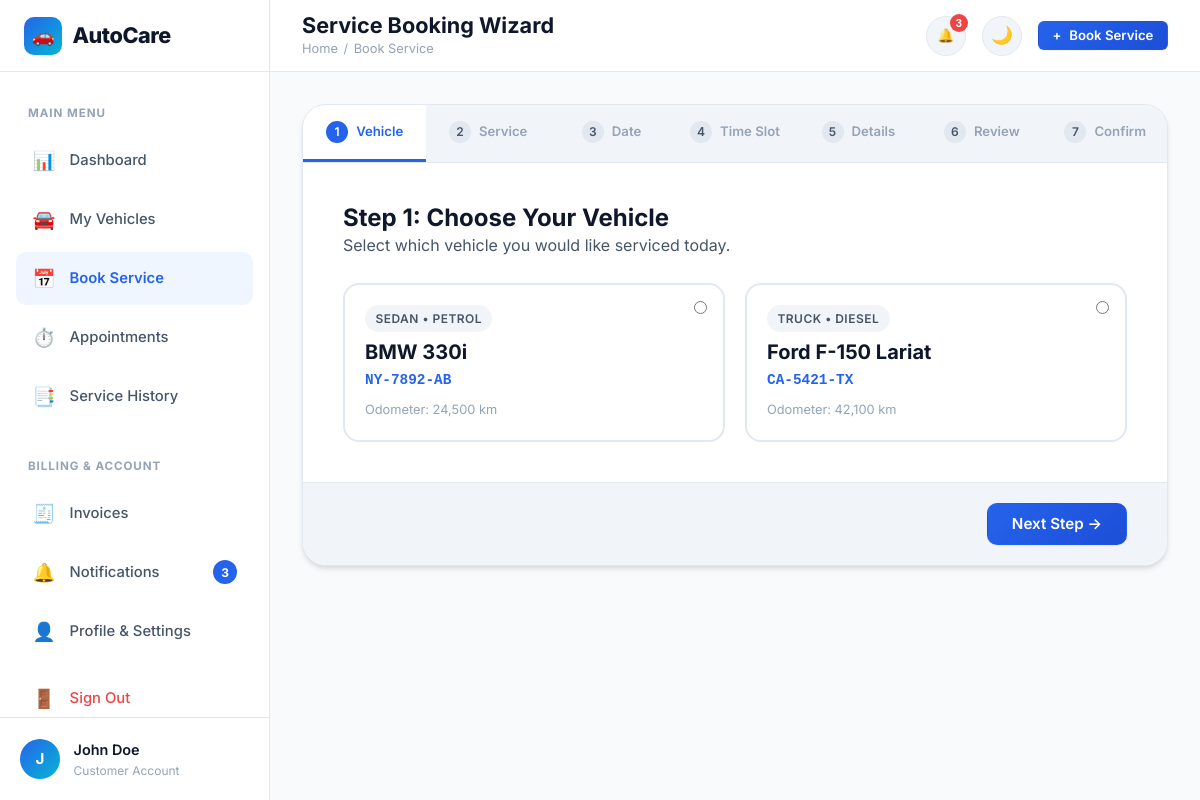
The app's page /book (signed in) with its own data.
### tables this page shows
CREATE TABLE users (
    id INTEGER PRIMARY KEY AUTOINCREMENT,
    full_name TEXT NOT NULL,
    email TEXT UNIQUE NOT NULL COLLATE NOCASE,
    phone TEXT NOT NULL,
    password_hash TEXT NOT NULL,
    role TEXT NOT NULL DEFAULT 'customer', -- 'customer' or 'admin'
    status TEXT NOT NULL DEFAULT 'active', -- 'active' or 'inactive'
    created_at TIMESTAMP DEFAULT CURRENT_TIMESTAMP
);

CREATE TABLE vehicles (
    id INTEGER PRIMARY KEY AUTOINCREMENT,
    user_id INTEGER NOT NULL REFERENCES users(id) ON DELETE CASCADE,
    vehicle_number TEXT UNIQUE NOT NULL COLLATE NOCASE,
    brand TEXT NOT NULL,
    model TEXT NOT NULL,
    year INTEGER NOT NULL,
    fuel_type TEXT NOT NULL,
    vehicle_type TEXT NOT NULL,
    color TEXT NOT NULL,
    current_mileage INTEGER NOT NULL DEFAULT 0,
    created_at TIMESTAMP DEFAULT CURRENT_TIMESTAMP
);

### app.py (the view)
@app.route('/book')
@login_required
def book_service():
    user = get_current_user()
    vehicles = db.query_db("SELECT * FROM vehicles WHERE user_id = ? ORDER BY created_at DESC", (user['id'],))
    services = db.query_db("SELECT * FROM services WHERE status = 'active' ORDER BY category, service_name")
    preselect_vehicle = request.args.get('vehicle_id')
    preselect_service = request.args.get('service_id')
    return render_template(
        'customer/booking.html',
        vehicles=vehicles,
        services=services,
        preselect_vehicle=preselect_vehicle,
        preselect_service=preselect_service,
        today_date=date.today().isoformat()
    )

### app.py (called while the page is built)
def get_current_user():
    user_id = session.get('user_id')
    if not user_id:
        return None
    return db.query_db("SELECT * FROM users WHERE id = ?", (user_id,), one=True)

def login_required(f):
    @wraps(f)
    def decorated_function(*args, **kwargs):
        if 'user_id' not in session:
            flash('Please log in to access this page.', 'warning')
            return redirect(url_for('login', next=request.url))
        user = get_current_user()
        if not user or user['status'] != 'active':
            session.clear()
            flash('Your account is deactivated or invalid.', 'error')
            return redirect(url_for('login'))
        return f(*args, **kwargs)
    return decorated_function

@app.context_processor
def inject_global_vars():
    user = get_current_user()
    unread_notifs_count = 0
    recent_notifs = []
    if user:
        unread = db.query_db(
            "SELECT COUNT(*) as count FROM notifications WHERE user_id = ? AND is_read = 0",
            (user['id'],), one=True
        )
        unread_notifs_count = unread['count'] if unread else 0
        recent_notifs = db.query_db(
            "SELECT * FROM notifications WHERE user_id = ? ORDER BY created_at DESC LIMIT 5",
            (user['id'],)
        )
    return {
        'current_user': user,
        'unread_notifs_count': unread_notifs_count,
        'recent_notifs': recent_notifs,
        'current_year': datetime.now().year,
        'active_path': request.path
    }

### db.py (called while the page is built)
def get_db():
    db = sqlite3.connect(Config.DATABASE)
    db.row_factory = sqlite3.Row
    db.execute("PRAGMA foreign_keys = ON;")
    return db

def query_db(query, args=(), one=False):
    conn = get_db()
    try:
        cur = conn.cursor()
        cur.execute(query, args)
        rv = cur.fetchall()
        cur.close()
        return (dict(rv[0]) if rv else None) if one else [dict(r) for r in rv]
    finally:
        conn.close()

### templates/customer/booking.html (shortened to what this page needs)
{% extends "customer/base_customer.html" %}
{% block page_title %}Service Booking Wizard{% endblock %}
{% block breadcrumb %}Book Service{% endblock %}
{% block dashboard_content %}
<div class="wizard-container">
  <div class="wizard-steps-nav">
    <div class="wizard-step-item active" onclick="goToStep(1)">
      <div class="wizard-step-badge">1</div>
      <span>Vehicle</span>
    </div>
    <div class="wizard-step-item" onclick="goToStep(2)">
      <div class="wizard-step-badge">2</div>
      <span>Service</span>
    </div>
    <div class="wizard-step-item" onclick="goToStep(3)">
      <div class="wizard-step-badge">3</div>
      <span>Date</span>
    </div>
    <div class="wizard-step-item" onclick="goToStep(4)">
      <div class="wizard-step-badge">4</div>
      <span>Time Slot</span>
    </div>
    <div class="wizard-step-item" onclick="goToStep(5)">
      <div class="wizard-step-badge">5</div>
      <span>Details</span>
    </div>
    <div class="wizard-step-item" onclick="goToStep(6)">
      <div class="wizard-step-badge">6</div>
      <span>Review</span>
    </div>
    <div class="wizard-step-item" onclick="goToStep(7)">
      <div class="wizard-step-badge">7</div>
      <span>Confirm</span>
    </div>
  </div>
  <form id="booking-wizard-form" action="{{ url_for('submit_booking') }}" method="POST">
    <div class="wizard-body">
      <div class="wizard-step-content active" id="step-1">
        <h3>Step 1: Choose Your Vehicle</h3>
        <p style="color: var(--text-secondary); margin-bottom: 1.5rem;">Select which vehicle you would like serviced today.</p>
        {% if vehicles %}
          <div class="selectable-card-grid">
            {% for v in vehicles %}
              <div class="selectable-card vehicle-card-item {% if preselect_vehicle and preselect_vehicle|int == v.id %}selected{% endif %}"
                   onclick="selectVehicleCard(this, '{{ v.id }}', '{{ v.brand }} {{ v.model }} ({{ v.vehicle_number }})')">
                <input type="radio" name="veh_select_radio" class="selectable-card-radio" {% if preselect_vehicle and preselect_vehicle|int == v.id %}checked{% endif %}>
                <span class="badge badge-neutral" style="margin-bottom: 0.5rem;">{{ v.vehicle_type }} • {{ v.fuel_type }}</span>
                <h4 style="margin-bottom: 0.25rem;">{{ v.brand }} {{ v.model }}</h4>
                <div style="font-family: monospace; font-size: 0.9rem; font-weight: 700; color: var(--primary);">{{ v.vehicle_number }}</div>
                <div style="color: var(--text-muted); font-size: 0.8rem; margin-top: 0.5rem;">Odometer: {{ "{:,}".format(v.current_mileage) }} km</div>
              </div>
            {% endfor %}
          </div>
        {% endif %}
      </div>
    </div>
    <div class="wizard-footer">
      <div style="margin-left: auto; display: flex; gap: 0.75rem;">
        <button type="button" id="wizard-next-btn" class="btn btn-primary" onclick="nextWizardStep()">
          Next Step &rarr;
        </button>
      </div>
    </div>
  </form>
</div>
{% endblock %}

### templates/customer/base_customer.html (shortened to what this page needs)
{% extends "base.html" %}
{% block page_body %}
<div class="dashboard-layout">
  <aside class="sidebar">
    <div class="sidebar-header">
      <a href="{{ url_for('dashboard') }}" class="brand-logo">
        <div class="brand-icon">🚗</div>
        <span>AutoCare</span>
      </a>
    </div>
    <nav class="sidebar-nav">
      <span class="sidebar-section-label">Main Menu</span>
      <a href="{{ url_for('dashboard') }}" class="sidebar-link {% if request.endpoint == 'dashboard' %}active{% endif %}">
        <span class="sidebar-link-icon">📊</span>
        <span>Dashboard</span>
      </a>
      <a href="{{ url_for('customer_vehicles') }}" class="sidebar-link {% if request.endpoint in ('customer_vehicles', 'vehicle_detail') %}active{% endif %}">
        <span class="sidebar-link-icon">🚘</span>
        <span>My Vehicles</span>
      </a>
      <a href="{{ url_for('book_service') }}" class="sidebar-link {% if request.endpoint == 'book_service' %}active{% endif %}">
        <span class="sidebar-link-icon">📅</span>
        <span>Book Service</span>
      </a>
      <a href="{{ url_for('customer_appointments') }}" class="sidebar-link {% if request.endpoint in ('customer_appointments', 'tracking_detail') %}active{% endif %}">
        <span class="sidebar-link-icon">⏱️</span>
        <span>Appointments</span>
      </a>
      <a href="{{ url_for('service_history') }}" class="sidebar-link {% if request.endpoint == 'service_history' %}active{% endif %}">
        <span class="sidebar-link-icon">📑</span>
        <span>Service History</span>
      </a>
      <span class="sidebar-section-label" style="margin-top: 1rem;">Billing & Account</span>
      <a href="{{ url_for('customer_invoices') }}" class="sidebar-link {% if request.endpoint in ('customer_invoices', 'invoice_detail') %}active{% endif %}">
        <span class="sidebar-link-icon">🧾</span>
        <span>Invoices</span>
      </a>
      <a href="{{ url_for('notifications_view') }}" class="sidebar-link {% if request.endpoint == 'notifications_view' %}active{% endif %}">
        <span class="sidebar-link-icon">🔔</span>
        <span>Notifications</span>
        {% if unread_notifs_count > 0 %}
          <span class="sidebar-badge">{{ unread_notifs_count }}</span>
        {% endif %}
      </a>
      <a href="{{ url_for('customer_profile') }}" class="sidebar-link {% if request.endpoint == 'customer_profile' %}active{% endif %}">
        <span class="sidebar-link-icon">👤</span>
        <span>Profile & Settings</span>
      </a>
      <a href="{{ url_for('logout') }}" class="sidebar-link" style="color: var(--danger); margin-top: 0.5rem;">
        <span class="sidebar-link-icon">🚪</span>
        <span>Sign Out</span>
      </a>
    </nav>
    <div class="sidebar-footer">
      <div class="sidebar-user-avatar">{{ current_user.full_name[:1] }}</div>
      <div class="sidebar-user-info">
        <div class="sidebar-user-name">{{ current_user.full_name }}</div>
        <div class="sidebar-user-role">Customer Account</div>
      </div>
    </div>
  </aside>
  <div class="main-wrapper">
    <header class="topbar">
      <div class="topbar-left">
        <div class="page-title-box">
          <h1>{% block page_title %}Dashboard{% endblock %}</h1>
          <div class="breadcrumbs">
            <a href="{{ url_for('dashboard') }}">Home</a>
            <span>/</span>
            <span>{% block breadcrumb %}Dashboard{% endblock %}</span>
          </div>
        </div>
      </div>
      <div class="topbar-right">
        <div class="notif-dropdown-wrapper">
          <button type="button" class="notif-btn" onclick="toggleNotificationDropdown()" title="Notifications">
            🔔
            {% if unread_notifs_count > 0 %}
              <span class="notif-count-badge">{{ unread_notifs_count }}</span>
            {% endif %}
          </button>
        </div>
        <button type="button" class="theme-toggle-btn" onclick="toggleTheme()" title="Toggle Dark/Light Mode">🌙</button>
        <a href="{{ url_for('book_service') }}" class="btn btn-primary btn-sm">
          <span>+</span> Book Service
        </a>
      </div>
    </header>
    <main class="dashboard-content">
      {% block dashboard_content %}{% endblock %}
    </main>
  </div>
</div>
{% endblock %}

### static/css/style.css (style rules this page uses)
:root { --bg-body: #f8fafc; --bg-surface: #ffffff; --bg-surface-elevated: #ffffff; --bg-muted: #f1f5f9; --border-color: #e2e8f0; --border-focus: #3b82f6; --text-primary: #0f172a; --text-secondary: #475569; --text-muted: #94a3b8; --text-inverse: #ffffff; --primary: #2563eb; --primary-hover: #1d4ed8; --primary-light: #eff6ff; --primary-glow: rgba(37, 99, 235, 0.2); --secondary: #0ea5e9; --accent: #f59e0b; --accent-light: #fef3c7; --success: #10b981; --success-light: #d1fae5; --warning: #f59e0b; --warning-light: #fef3c7; --danger: #ef4444; --danger-light: #fee2e2; --info: #06b6d4; --info-light: #cffafe; --shadow-sm: 0 1px 2px 0 rgba(0, 0, 0, 0.05); --shadow-md: 0 4px 6px -1px rgba(0, 0, 0, 0.1), 0 2px 4px -1px rgba(0, 0, 0, 0.06); --shadow-lg: 0 10px 15px -3px rgba(0, 0, 0, 0.1), 0 4px 6px -2px rgba(0, 0, 0, 0.05); --shadow-xl: 0 20px 25px -5px rgba(0, 0, 0, 0.1), 0 10px 10px -5px rgba(0, 0, 0, 0.04); --shadow-primary: 0 10px 15px -3px rgba(37, 99, 235, 0.3); --radius-sm: 6px; --radius-md: 10px; --radius-lg: 16px; --radius-xl: 24px; --radius-full: 9999px; --font-sans: 'Inter', system-ui, -apple-system, BlinkMacSystemFont, 'Segoe UI', Roboto, sans-serif; --transition: all 0.25s cubic-bezier(0.4, 0, 0.2, 1); }
*, *::before, *::after { box-sizing: border-box; margin: 0; padding: 0; }
html { scroll-behavior: smooth; font-size: 16px; }
body { font-family: var(--font-sans); background-color: var(--bg-body); color: var(--text-primary); line-height: 1.6; min-height: 100vh; display: flex; flex-direction: column; transition: background-color 0.3s ease, color 0.3s ease; overflow-x: hidden; }
a { color: var(--primary); text-decoration: none; transition: var(--transition); }
h1, h2, h3, h4, h5, h6 { color: var(--text-primary); font-weight: 700; line-height: 1.25; }
h1 { font-size: 2.5rem; }
h3 { font-size: 1.5rem; }
h4 { font-size: 1.25rem; }
p { color: var(--text-secondary); }
.btn { display: inline-flex; align-items: center; justify-content: center; gap: 0.5rem; font-family: var(--font-sans); font-weight: 600; font-size: 0.95rem; padding: 0.75rem 1.5rem; border-radius: var(--radius-md); border: 1px solid transparent; cursor: pointer; transition: var(--transition); text-decoration: none; white-space: nowrap; line-height: 1; }
.btn-primary { background: linear-gradient(135deg, var(--primary) 0%, #1d4ed8 100%); color: #ffffff !important; box-shadow: var(--shadow-sm); }
.btn-sm { padding: 0.45rem 0.85rem; font-size: 0.825rem; border-radius: var(--radius-sm); }
.badge { display: inline-flex; align-items: center; gap: 0.35rem; padding: 0.25rem 0.65rem; font-size: 0.75rem; font-weight: 600; border-radius: var(--radius-full); text-transform: uppercase; letter-spacing: 0.04em; }
.badge-neutral { background-color: var(--bg-muted); color: var(--text-secondary); }
.brand-logo { display: flex; align-items: center; gap: 0.65rem; font-size: 1.35rem; font-weight: 800; color: var(--text-primary); letter-spacing: -0.02em; }
.brand-icon { width: 38px; height: 38px; background: linear-gradient(135deg, var(--primary) 0%, #06b6d4 100%); color: #ffffff; border-radius: var(--radius-md); display: flex; align-items: center; justify-content: center; font-size: 1.15rem; box-shadow: var(--shadow-sm); }
.theme-toggle-btn { background: var(--bg-muted); border: 1px solid var(--border-color); color: var(--text-primary); width: 40px; height: 40px; border-radius: var(--radius-full); display: flex; align-items: center; justify-content: center; cursor: pointer; font-size: 1.1rem; transition: var(--transition); }

### records on screen
users: full_name "J", full_name "John Doe"
vehicles: vehicle_type "SEDAN", fuel_type "PETROL", brand "BMW", model "330i", vehicle_number "NY-7892-AB", current_mileage "24,500"
vehicles: vehicle_type "TRUCK", fuel_type "DIESEL", brand "Ford", model "F-150 Lariat", vehicle_number "CA-5421-TX", current_mileage "42,100"

### other values on screen
{{ unread_notifs_count }} "3"
